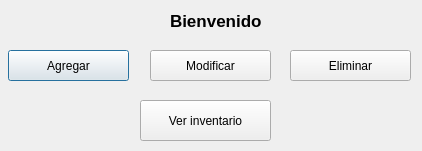
<?xml version="1.0" encoding="UTF-8"?>
<ui version="4.0">
 <class>Inventario</class>
 <widget class="QDialog" name="Inventario">
  <property name="geometry">
   <rect>
    <x>0</x>
    <y>0</y>
    <width>422</width>
    <height>151</height>
   </rect>
  </property>
  <property name="windowTitle">
   <string>Menu Principal</string>
  </property>
  <widget class="QLabel" name="label">
   <property name="geometry">
    <rect>
     <x>170</x>
     <y>0</y>
     <width>131</width>
     <height>41</height>
    </rect>
   </property>
   <property name="font">
    <font>
     <pointsize>13</pointsize>
     <weight>75</weight>
     <bold>true</bold>
    </font>
   </property>
   <property name="text">
    <string>Bienvenido</string>
   </property>
  </widget>
  <widget class="QPushButton" name="pushButton">
   <property name="geometry">
    <rect>
     <x>8</x>
     <y>50</y>
     <width>121</width>
     <height>31</height>
    </rect>
   </property>
   <property name="text">
    <string>Agregar</string>
   </property>
  </widget>
  <widget class="QPushButton" name="pushButton_2">
   <property name="geometry">
    <rect>
     <x>290</x>
     <y>50</y>
     <width>121</width>
     <height>31</height>
    </rect>
   </property>
   <property name="text">
    <string>Eliminar</string>
   </property>
  </widget>
  <widget class="QPushButton" name="pushButton_3">
   <property name="geometry">
    <rect>
     <x>150</x>
     <y>50</y>
     <width>121</width>
     <height>31</height>
    </rect>
   </property>
   <property name="text">
    <string>Modificar</string>
   </property>
  </widget>
  <widget class="QPushButton" name="pushButton_4">
   <property name="geometry">
    <rect>
     <x>140</x>
     <y>100</y>
     <width>131</width>
     <height>41</height>
    </rect>
   </property>
   <property name="text">
    <string>Ver inventario</string>
   </property>
  </widget>
 </widget>
 <resources/>
 <connections/>
</ui>
